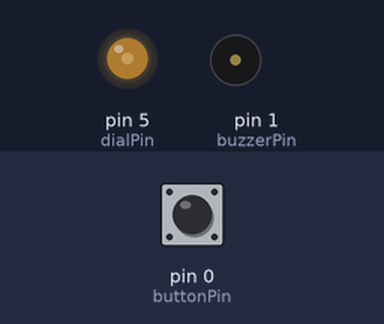
Simulated run of this sketch. Board: Arduino Leonardo, built with avr-gcc and run on an emulated ATmega32U4. On the bench: output pins drawn as LEDs (lit = HIGH), buzzer (waves = sounding, pin HIGH). The inputs (shaded band) are chosen by the test bench; at power-on: pin 0 (buttonPin) LOW. Pins used as bus, display or sensor lines are not drawn; what the sketch prints to the serial monitor is not drawn.

Above: at 1.2 s.
1.3 s: pin 0 (buttonPin) pulled HIGH for 0.15 s
At 1.45 s:
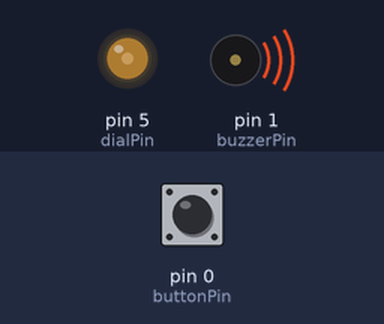
At 2.9 s:
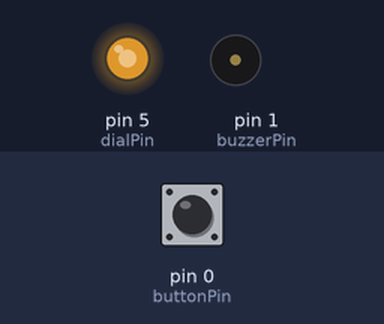
Timing chart, 0 to 4.4 s (numbered marks = the images above; inputs shaded):
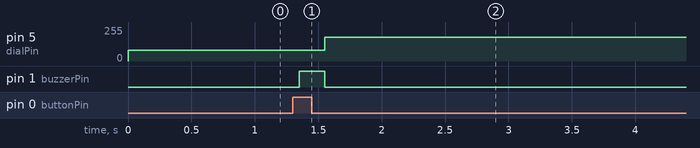

Measured:
- after the input at 1.3 s, pin 5 (dialPin): 80/255 → 180/255 after 0.25 s; pin 1 (buzzerPin): LOW → HIGH after 0.05 s, → LOW 0.20 s later

The sketch:

littleTea.ino
```cpp
/*
 * littleTea: tea brewing timer
 *
 * Part of the Instructables littleBits build night with the Taipei Hackerspace
 * Feel free to copy / modify.
**/

const int dialPin = 5;
const int buzzerPin = 1;
const int buttonPin = 0;
const int buttonPowerPin = 9;

const int onVal = 180;
const int offVal = 80;

const bool doBuzz = true;

const int brewingTime = 5 * 60;  // seconds

// Taken from debounce example
int buttonState = LOW;             // the current reading from the input pin
int lastButtonState = LOW;   // the previous reading from the input pin
long lastDebounceTime = 0;  // the last time the output pin was toggled
long debounceDelay = 50;    // the debounce time; increase if the output flickers

void setup() {
  pinMode(buttonPin, INPUT);
  pinMode(buzzerPin, OUTPUT);
  pinMode(buttonPowerPin, OUTPUT);

  analogWrite(dialPin, offVal);
  digitalWrite(buttonPowerPin, HIGH);

  if (Serial) {   /* needed by the Leonardo types */
    Serial.begin(115200);
  }

}

void loop() {

  int reading = digitalRead(buttonPin);

  if (reading != lastButtonState) {
    // reset the debouncing timer
    lastDebounceTime = millis();
  }

  Serial.println(lastButtonState);

  if ((millis() - lastDebounceTime) > debounceDelay) {
    // whatever the reading is at, it's been there for longer
    // than the debounce delay, so take it as the actual current state:

    // if the button state has changed:
    if (reading != buttonState) {
      buttonState = reading;

      // only toggle the LED if the new button state is HIGH
      if (buttonState == HIGH) {
        Serial.println("NOW!");
        startBrew();
      }
    }
  }
  lastButtonState = reading;
}

void startBrew() {
  if (doBuzz) {
    digitalWrite(buzzerPin, HIGH);
    delay(200);
    digitalWrite(buzzerPin, LOW);
  }

  // dip teabag
  analogWrite(dialPin, onVal);

  // brew the tea!
  for (int i = 0; i < brewingTime; i++) {
    delay(1000);
  }

  // gradual removal of teabag
  int steps = 30;
  for (int i = 1; i <= steps; i++) {
    int setVal = (offVal - onVal)/steps*i + onVal;
    analogWrite(dialPin, setVal);
    delay(100);
  }
  analogWrite(dialPin, offVal);

  if (doBuzz) {
    digitalWrite(buzzerPin, HIGH);
    delay(200);
    digitalWrite(buzzerPin, LOW);
    delay(100);
    digitalWrite(buzzerPin, HIGH);
    delay(200);
    digitalWrite(buzzerPin, LOW);
  }
}
```
